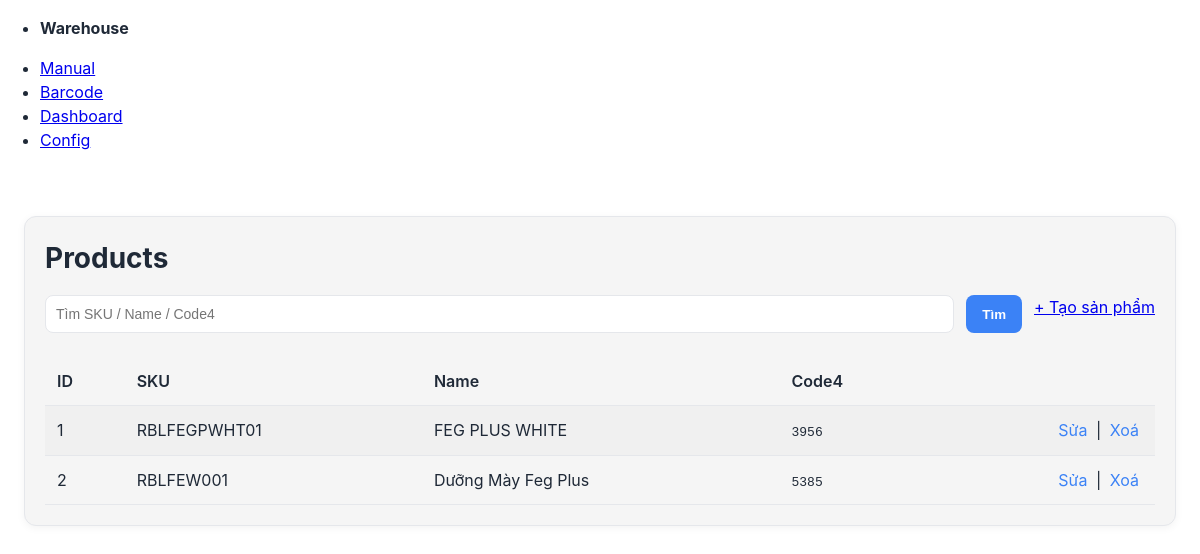
Screenshot of /products/ with the database file from the repository.
### inventory/models.py (models this page shows, shortened)
class Product(models.Model):
    sku   = models.CharField(max_length=64, unique=True, db_index=True)
    name  = models.CharField(max_length=255)
    code4 = models.CharField(
        max_length=4,
        unique=True,
        validators=[RegexValidator(r'^\d{4}$', 'Mã sản phẩm phải gồm đúng 4 chữ số.')],
        editable=False,  # không cho sửa trên form/admin
    )
    class Meta:
        ordering = ["id"]

### inventory/views.py (the view)
# urls.py: path("products/", views.product_list, name="product_list"),
def product_list(request):
    q = request.GET.get("q", "").strip()
    qs = Product.objects.all()
    if q:
        qs = qs.filter(
            Q(sku__icontains=q) |
            Q(name__icontains=q) |
            Q(code4__icontains=q)
        )
    return render(request, "inventory/product_list.html", {"products": qs, "q": q})

### inventory/templates/inventory/product_list.html (shortened to what this page needs)
{% extends "inventory/base.html" %}
{% block content %}
<div class="product-wrap">
  <div class="product-card card">
    <h2>Products</h2>
    <form method="get" class="flex gap">
      <input name="q" value="{{ q }}" placeholder="Tìm SKU / Name / Code4">
      <button type="submit">Tìm</button>
      <a class="btn" href="{% url 'product_create' %}">+ Tạo sản phẩm</a>
    </form>
    <table class="table">
      <thead>
        <tr>
          <th>ID</th><th>SKU</th><th>Name</th><th>Code4</th><th></th>
        </tr>
      </thead>
      <tbody>
        {% for p in products %}
          <tr>
            <td>{{ p.id }}</td>
            <td>{{ p.sku }}</td>
            <td>{{ p.name }}</td>
            <td><code>{{ p.code4 }}</code></td>
            <td class="text-right">
              <a href="{% url 'product_update' p.id %}">Sửa</a> |
              <a href="{% url 'product_delete' p.id %}">Xoá</a>
            </td>
          </tr>
        {% empty %}
          <tr><td colspan="5">Chưa có sản phẩm.</td></tr>
        {% endfor %}
      </tbody>
    </table>
  </div>
</div>
{% endblock %}

### inventory/templates/inventory/base.html (style rules this page uses)
:root { --background: #FFFFFF; --card-bg: #F5F5F5; --border: #E5E7EB; --text: #1F2937; --muted: #6B7280; --primary: #3B82F6; --success: #10B981; --error: #EF4444; --font-family: 'Inter', system-ui, -apple-system, sans-serif; }
body { font-family: var(--font-family); background: var(--background); color: var(--text); margin: 0; padding: 0; line-height: 1.5; }
button, a[role="button"] { padding: 10px 16px; border-radius: 8px; border: none; background: var(--primary); color: #FFFFFF; font-weight: 600; cursor: pointer; transition: background .2s ease, transform .2s ease; }
input, select, textarea { padding: 10px; border: 1px solid var(--border); border-radius: 8px; background: #FFFFFF; color: var(--text); font-size: 14px; width: 100%; box-sizing: border-box; }
.card { background: var(--card-bg); border: 1px solid var(--border); border-radius: 12px; padding: 16px; box-shadow: 0 2px 8px rgba(0,0,0,.05); transition: transform .2s ease; }
h2 { font-size: 28px; font-weight: 700; margin: 0 0 16px; color: var(--text); }
table { width:100%;min-width:1000px;border-collapse:collapse }
th,td { padding:12px;border-bottom:1px solid var(--border);text-align:left }
thead th { position:sticky;top:0;background:var(--card-bg);z-index:1 }

### inventory/templates/inventory/product_list.html (style rules this page uses)
.product-wrap { max-width: 1200px; margin: 24px auto; }
.product-card { padding: 20px; }
.flex.gap { display: flex; gap: 12px; margin-bottom: 24px; flex-wrap: wrap; }
.flex.gap input { flex: 1; min-width: 200px; }
.table { width: 100%; border-collapse: collapse; }
.table th, .table td { padding: 12px; border-bottom: 1px solid var(--border); text-align: left; }
.table th { background: var(--card-bg); font-weight: 600; }
.table tbody tr:nth-child(odd) { background: rgba(0, 0, 0, 0.02); }
.table .text-right { text-align: right; }
.table a { color: var(--primary); text-decoration: none; margin: 0 4px; }

### rows the page displays
Product: id "1", sku "RBLFEGPWHT01", name "FEG PLUS WHITE", code4 "3956"
Product: id "2", sku "RBLFEW001", name "Dưỡng Mày Feg Plus", code4 "5385"
